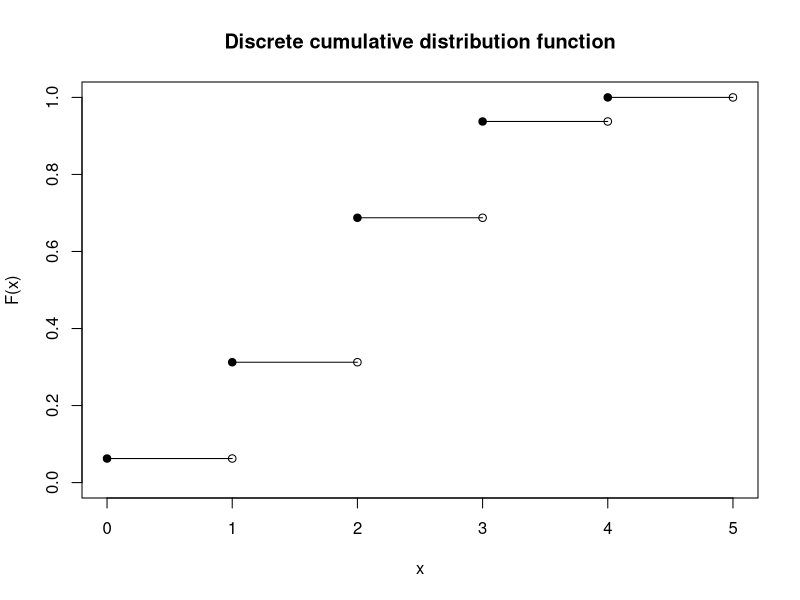

This chart was generated by the following R code:
# https://stackoverflow.com/questions/66266703/draw-discrete-cdf-in-r
library(ggplot2)

# Create the data first
x <- 0:5
fx <- c(0, 1/16, 1/4, 3/8, 1/4, 1/16)

Fx <- cumsum(fx)
n <- length(x)

#make an empty plot

p <- plot(x = NA, y = NA, pch = NA, 
     xlim = c(0, max(x)), 
     ylim = c(0, 1),
     xlab = "x",
     ylab = "F(x)",
     main = "Discrete cumulative distribution function")

# Create the points and lines
points(x = x[-n], y = Fx[-1], pch=19)
points(x = x[-1], y = Fx[-1], pch=1)
for(i in 1:(n-1)) points(x=x[i+0:1], y=Fx[c(i,i)+1], type="l")


print(p)
